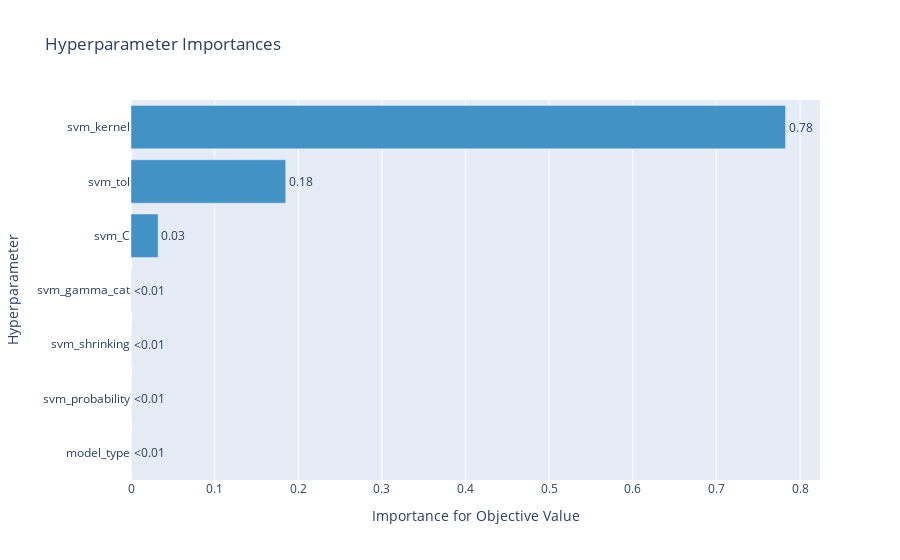

Notebook code cell kept with this figure:
### Code cell
optuna.visualization.plot_param_importances(random_sampler_study, params=list(study.best_params.keys()))

### Figure 1 — Plotly figure (JSON) as saved in the notebook; plotly's stock layout.template omitted (floating-point values rounded to 4 significant figures)
{"data": [{"cliponaxis": false, "hovertemplate": ["model_type (CategoricalDistribution): 0.0<extra></extra>", "svm_probability (CategoricalDistribution): 4.677827583170258e-10<extra></extra>", "svm_shrinking (CategoricalDistribution): 9.539080942036606e-10<extra></extra>", "svm_gamma_cat (CategoricalDistribution): 0.00016266659810895557<extra></extra>", "svm_C (FloatDistribution): 0.032392108105309375<extra></extra>", "svm_tol (FloatDistribution): 0.18496443506534702<extra></extra>", "svm_kernel (CategoricalDistribution): 0.7824807888095439<extra></extra>"], "marker": {"color": "rgb(66,146,198)"}, "orientation": "h", "text": ["<0.01", "<0.01", "<0.01", "<0.01", "0.03", "0.18", "0.78"], "textposition": "outside", "type": "bar", "x": [0, 4.678e-10, 9.539e-10, 0.0001627, 0.03239, 0.185, 0.7825], "y": ["model_type", "svm_probability", "svm_shrinking", "svm_gamma_cat", "svm_C", "svm_tol", "svm_kernel"]}], "layout": {"showlegend": false, "title": {"text": "Hyperparameter Importances"}, "xaxis": {"title": {"text": "Importance for Objective Value"}}, "yaxis": {"title": {"text": "Hyperparameter"}}}}
